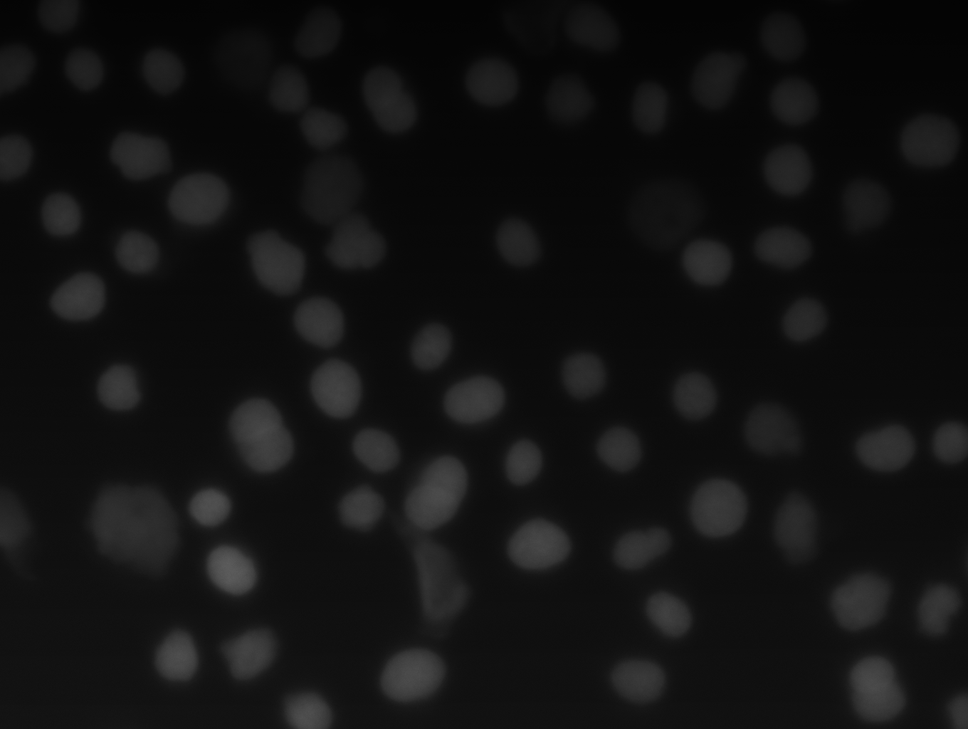
%> input picture normal40_var_refl.png, 968 x 729 px, shrunk from 1360 x 1024 before the run
$ octave PURHNES.m   (GNU Octave 9; MATLAB toolbox functions it lacks are replaced by stand-ins)
%> lines starting %> are read from the running program, lines starting %| are printed output that depends on the picture; in (x1, y1, x2, y2) boxes, pixels count from 0 and x2, y2 are one past the last pixel; in counts of white or black regions, pixels touching at a corner belong together; the program's own positions count from 1
%% Φόρτωση εικόνας
I = imread('normal40_var_refl.png');
%> I is the input picture: size 729x968 uint8; min 3, max 93, mean 18

if size(I,3) == 3
    Igray = rgb2gray(I);
else
    Igray = I;
end
% threshold και δυαδική εικόνα
I2 = adapthisteq(Igray);
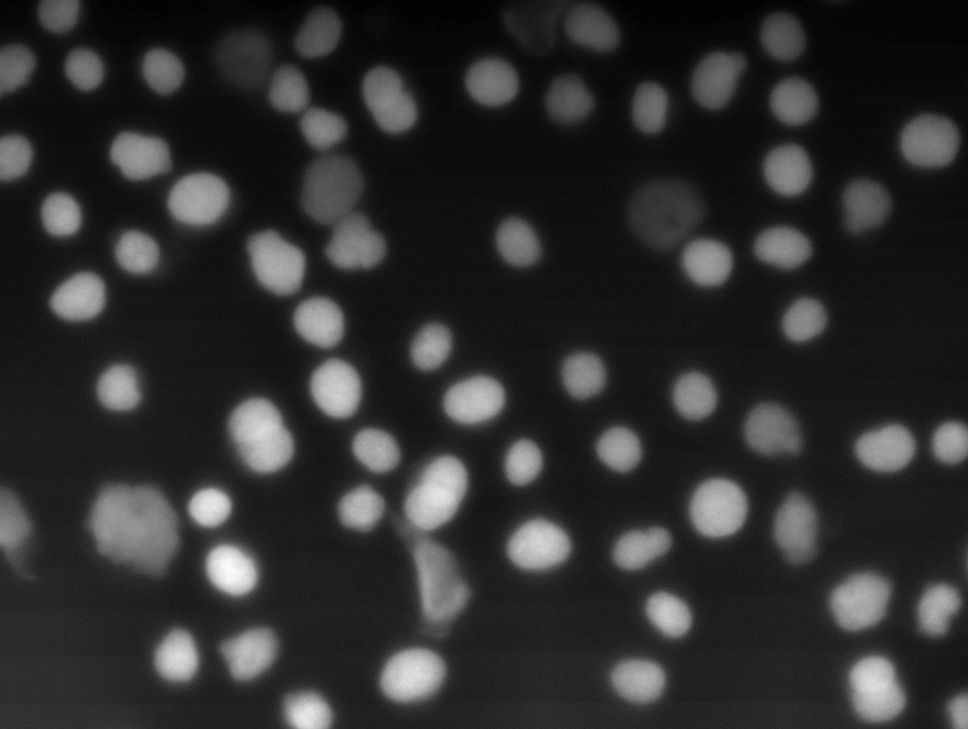
%> I2: size 729x968 uint8; min 0, max 255, mean 46.1
bw = imbinarize(I2, 'adaptive', 'Sensitivity',0.32);
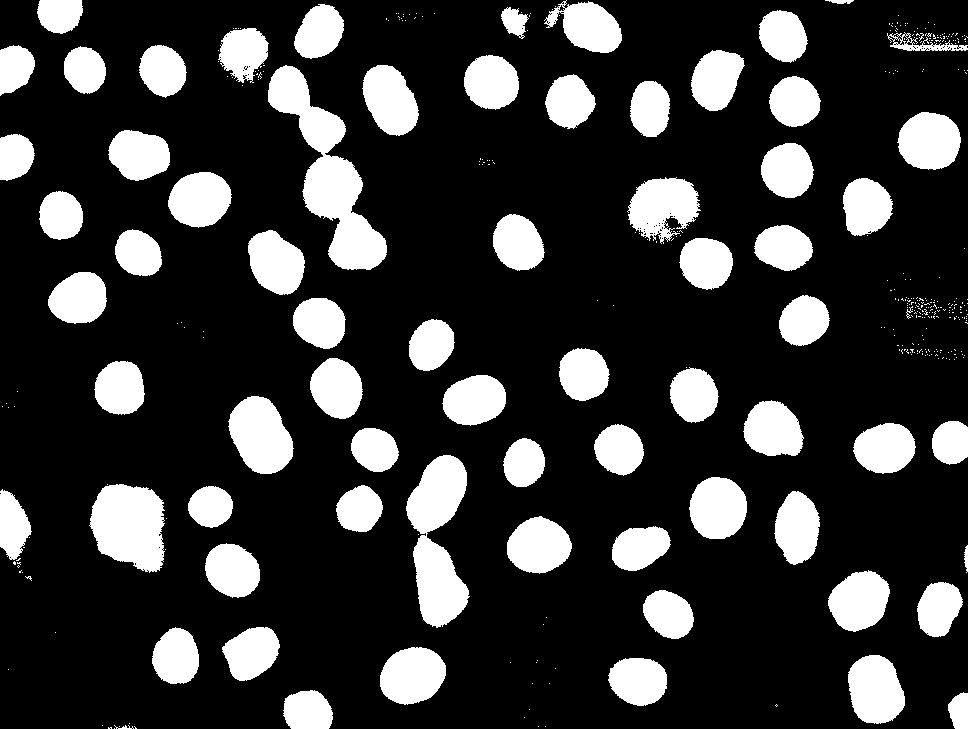
%> bw: size 729x968 logical; 21.5% white; 398 white regions (328 under 20 px), largest, box (x1, y1, x2, y2) and area: (268, 65, 387, 270) 8536, (406, 455, 470, 628) 6598, (89, 484, 165, 573) 5128
% θόρυβος
bw = bwareaopen(bw, 80);
bw = imclose(bw, strel('disk',3));
%> bw: size 729x968 logical; 21.6% white; 67 white regions, largest, box (x1, y1, x2, y2) and area: (268, 65, 387, 270) 8610, (406, 455, 470, 628) 6637, (89, 484, 165, 573) 5205
bw = imfill(bw, 'holes');

%% watershed/ μετατροπη αποστασης
D = -bwdist(~bw);
h = 5;
mask_em = imextendedmin(D, h);
%> mask_em: size 729x968 logical; 1.6% white; 70 white regions, largest, box (x1, y1, x2, y2) and area: (425, 473, 449, 513) 392, (380, 83, 401, 118) 330, (250, 418, 272, 453) 325
D2 = imimposemin(D, mask_em);
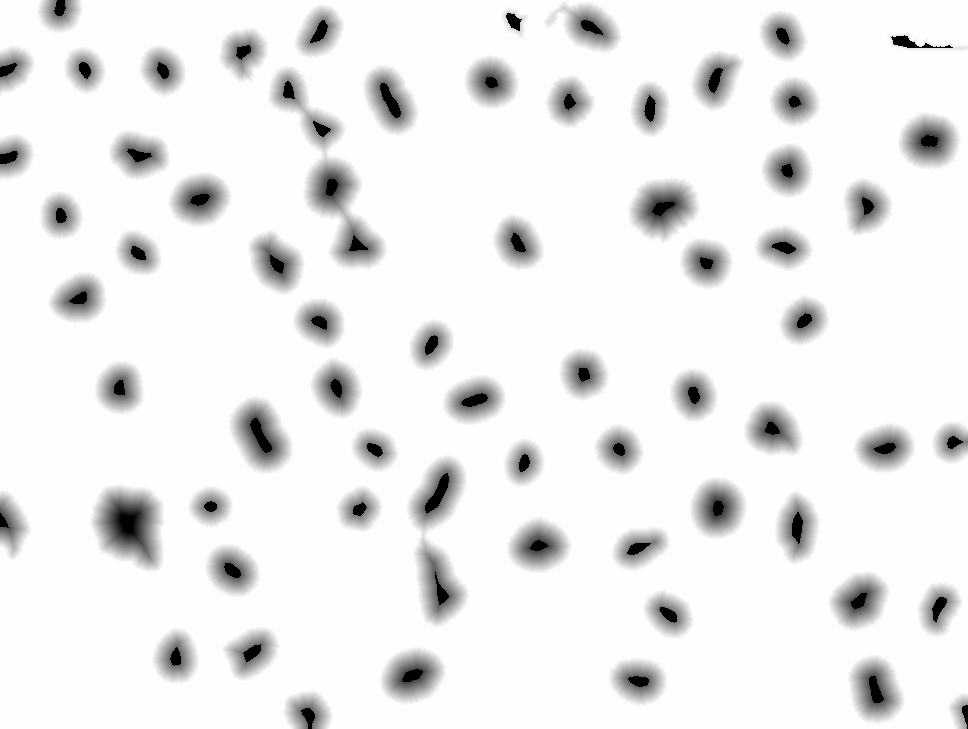
%> D2: size 729x968 single; 1.63% of the values are NaN or infinite; the others: min -30.23, max 0.0354, mean -1.61; drawn with min black, max white, NaN and infinite black
L_watershed = watershed(D2);
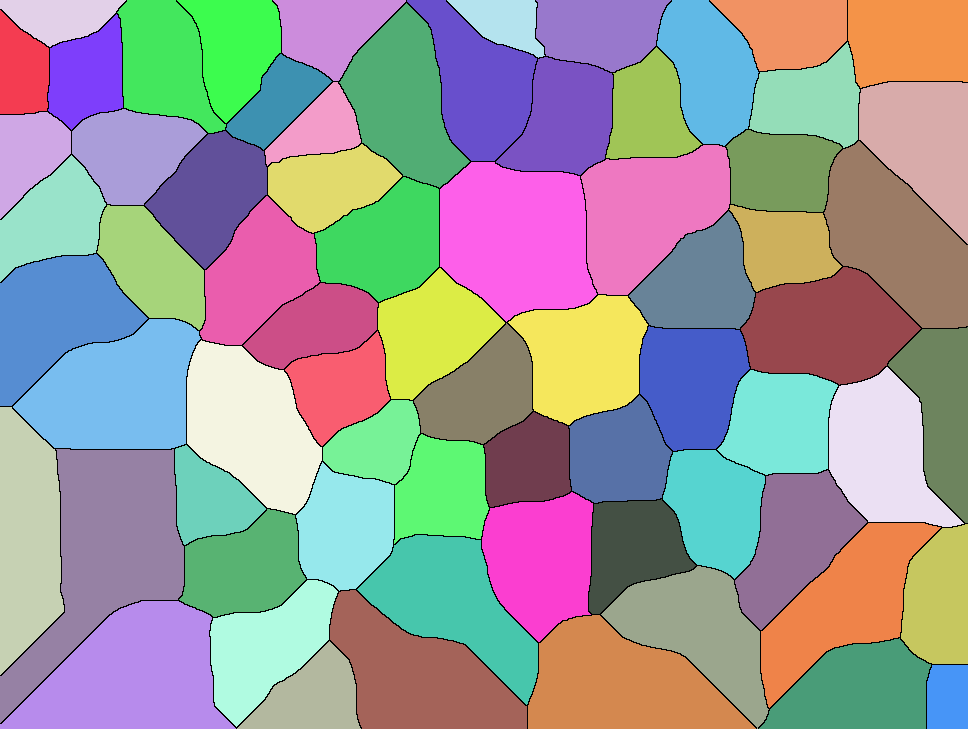
%> L_watershed: size 729x968 uint8; 71 distinct labels, from 0 to 70; one colour per label, 0 black
bw_final_separated = bw;
bw_final_separated(L_watershed == 0) = 0;
%> bw_final_separated: size 729x968 logical; 21.6% white; 72 white regions (1 under 20 px), largest, box (x1, y1, x2, y2) and area: (89, 484, 165, 573) 5205, (228, 396, 294, 474) 3636, (627, 177, 701, 244) 3534
% συνδεδεμένες περιοχές
[L_final, num_separated] = bwlabel(bw_final_separated);
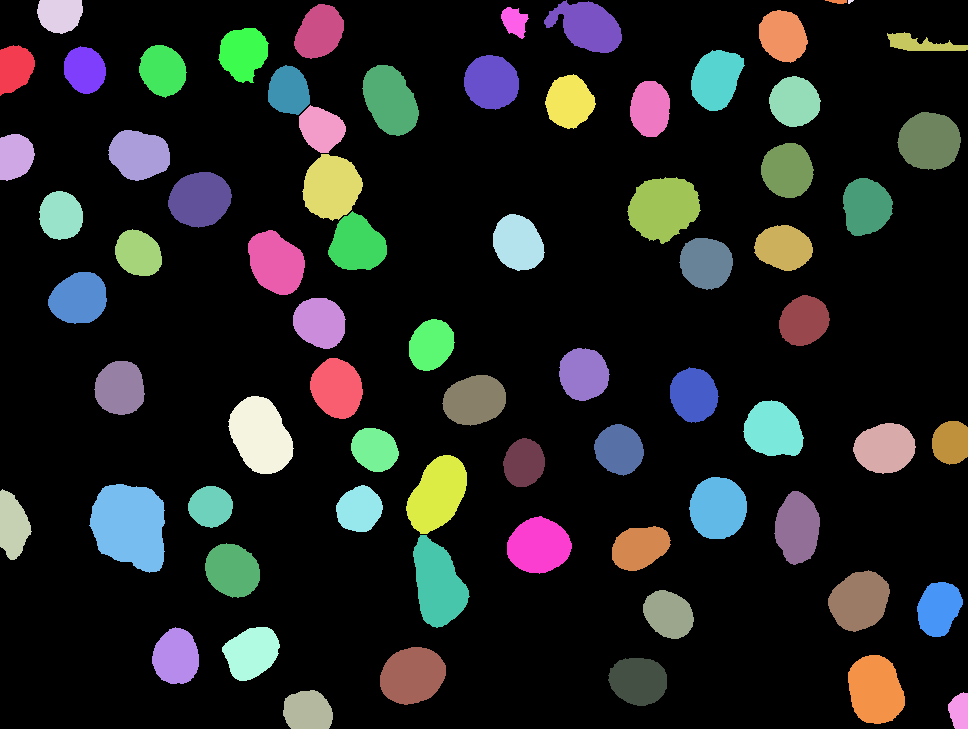
%> L_final: size 729x968 double; 73 distinct labels, from 0 to 72; one colour per label, 0 black
%> num_separated = 72


%% χαρακτηριστικά

stats = regionprops(L_final, Igray, ...
    'Area', 'Perimeter', 'MajorAxisLength', 'MinorAxisLength');
%> stats = 72 regions; largest, Area, MajorAxisLength, MinorAxisLength and Perimeter: 5205 92.61 73.48 275.7, 3636 82.58 56.44 221.4, 3534 73.75 61.45 233, 3393 92.99 48.59 235.5, 3237 84.72 48.96 214

ratios = zeros(length(stats),1);

for k = 1:length(stats)
    ratios(k) = stats(k).MajorAxisLength / stats(k).MinorAxisLength;
end
%> this loop made 72 passes
%> after the loop, ratios = 72 values, max 5.81 at index 68, min 1.03 at index 59, mean 1.4

%% αποτελέσματα
figure;
subplot(1,2,1);
imshow(Igray); title('Αρχική εικόνα');

subplot (1,2,2);
RGB_separated = label2rgb(L_final, 'jet', [0 0 0.4]);
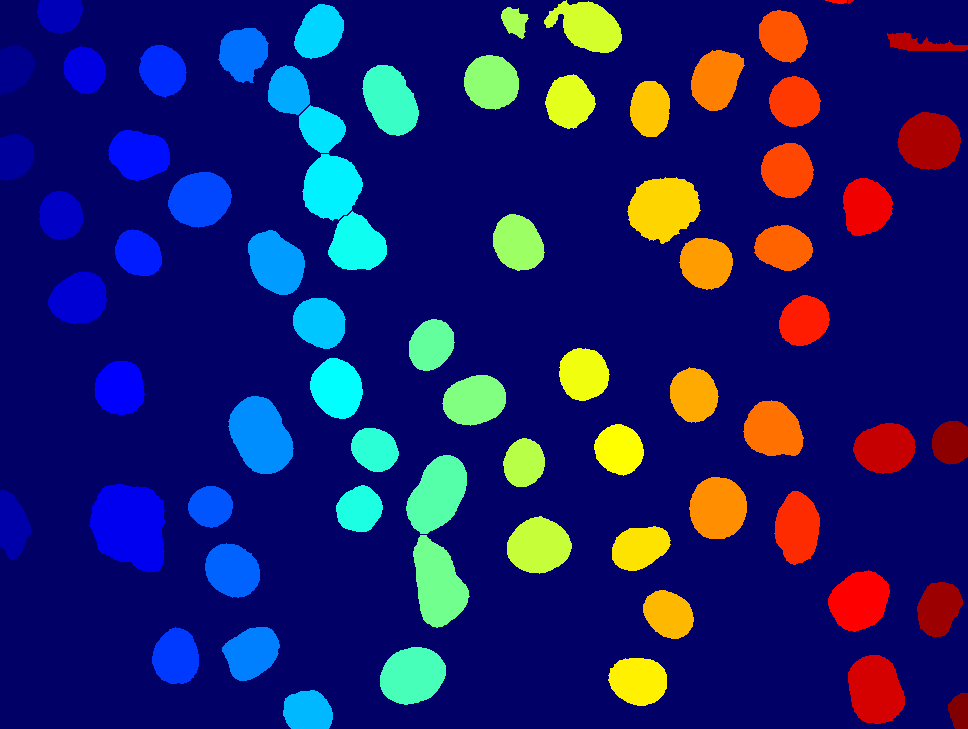
%> RGB_separated: size 729x968x3 uint8; mean R, G, B 25.6, 29.2, 106.8
imshow(RGB_separated);
title(['τμηματοποίηση(watershed', num2str(num_separated), 'πυρήνες)']);

%% προβολή αποτελεσμάτων
stats_separated = regionprops(L_final, Igray, ...
    'Area', 'Perimeter', 'MajorAxisLength', 'MinorAxisLength');
%> stats_separated has the same summary as stats
stats_table_separated = struct2table(stats_separated)
%> stats_table_separated has the same summary as stats
stats_table_separated.Ratio = stats_table_separated.MajorAxisLength ./ stats_table_separated.MinorAxisLength
%> stats_table_separated.Ratio has the same summary as ratios
